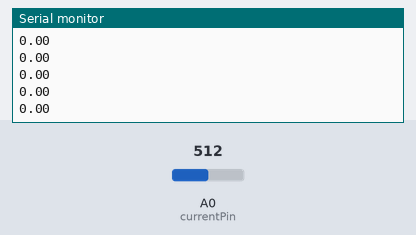
The sketch below on a simulated Arduino Uno, built with avr-gcc and run on an emulated ATmega328P. On the bench: the last lines printed to the serial monitor. The test bench sets the inputs (shaded band); at power-on: A0 (currentPin) = 512.

Above: at 1.2 s.
1.3 s: A0 (currentPin) set to 716
At 1.41 s:
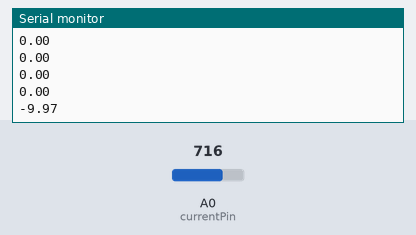
2.8 s: A0 (currentPin) set to 900
At 2.8 s:
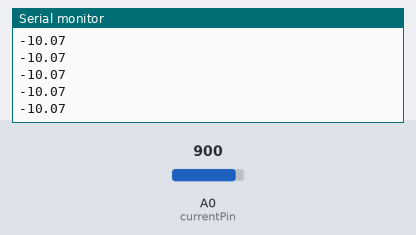
Timing chart, 0 to 5.8 s (numbered marks = the images above; inputs shaded):
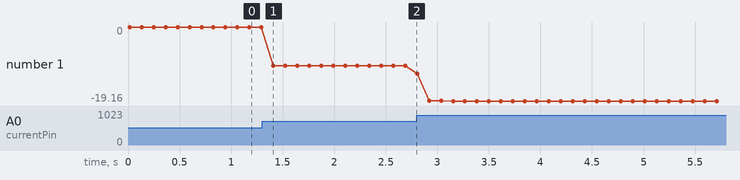

The sketch:

averagingTechnique.ino
```cpp
const int currentPin = A0;
double amps = 0;

void setup() {
  // put your setup code here, to run once:
Serial.begin(9600);
}

void loop() {
  // put your main code here, to run repeatedly:
for(int i=0;i<100;i++){
amps = amps + ((512-analogRead(currentPin)) * 50.00 /1023);
//delay(10);
}
amps = amps / 100;
Serial.println(amps);
delay(100);
}
```

Measured:
- after the input at 1.3 s, the serial monitor: prints a new line after 0.11 s (image 1)
- plotted number 1: 0 → -10.07 after the input at 1.3 s, -10.07 → -19.16 after the input at 2.8 s
